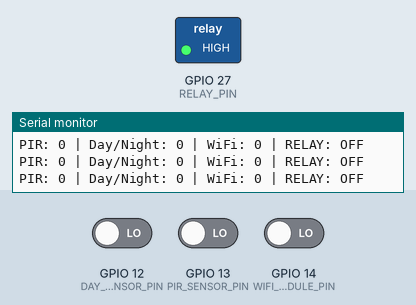
Simulated run of this program. Board: ESP32. On the bench: switched loads named in the program (green lamp = pin HIGH), the last lines printed to the serial monitor. The test bench sets the inputs (shaded band); at power-on: GPIO 12 (DAY_NIGHT_SENSOR_PIN) LOW, GPIO 13 (PIR_SENSOR_PIN) LOW, GPIO 14 (WIFI_MODULE_PIN) LOW.

Above: at 2.2 s.
2.3 s: GPIO 12 (DAY_NIGHT_SENSOR_PIN) driven HIGH and GPIO 13 (PIR_SENSOR_PIN) driven HIGH
At 3.5 s:
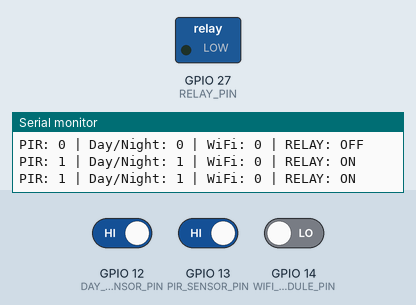
4.5 s: GPIO 12 (DAY_NIGHT_SENSOR_PIN) driven LOW
At 5.0 s:
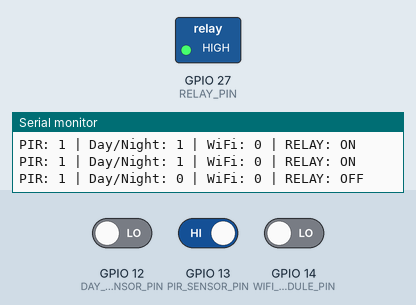
6.0 s: GPIO 12 (DAY_NIGHT_SENSOR_PIN) driven HIGH
At 7.4 s:
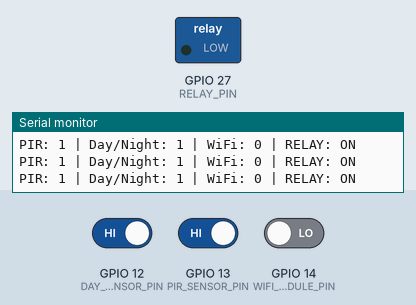
Timing chart, 0 to 9.0 s (numbered marks = the images above; inputs shaded):
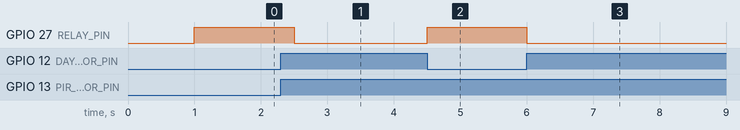

The program:

main.cpp
```cpp
#include <Arduino.h>

#define PIR_SENSOR_PIN 13
#define DAY_NIGHT_SENSOR_PIN 12
#define WIFI_MODULE_PIN 14
#define RELAY_PIN 27

void setup() {
  Serial.begin(921600);

  pinMode(PIR_SENSOR_PIN, INPUT);
  pinMode(DAY_NIGHT_SENSOR_PIN, INPUT);
  pinMode(WIFI_MODULE_PIN, INPUT);

  pinMode(RELAY_PIN, OUTPUT);
  digitalWrite(RELAY_PIN, LOW);

  delay(1000);  // Wait for sensors to stabilize
}


void loop() {
  int pirState = digitalRead(PIR_SENSOR_PIN);
  int dayNightState = digitalRead(DAY_NIGHT_SENSOR_PIN);
  int wifiState = digitalRead(WIFI_MODULE_PIN);

  Serial.print("PIR: "); Serial.print(pirState);
  Serial.print(" | Day/Night: "); Serial.print(dayNightState);
  Serial.print(" | WiFi: "); Serial.print(wifiState);

  if (dayNightState == HIGH && (pirState == HIGH || wifiState == HIGH)) {
    digitalWrite(RELAY_PIN, LOW);
    Serial.println(" | RELAY: ON");
  } else {
    digitalWrite(RELAY_PIN, HIGH);
    Serial.println(" | RELAY: OFF");
  }

  delay(500);
}
```

Measured:
- after the input at 2.3 s, GPIO 27 (RELAY_PIN): HIGH → LOW after 0.20 s
- after the input at 4.5 s, GPIO 27 (RELAY_PIN): LOW → HIGH at once
- after the input at 6.0 s, GPIO 27 (RELAY_PIN): HIGH → LOW at once
